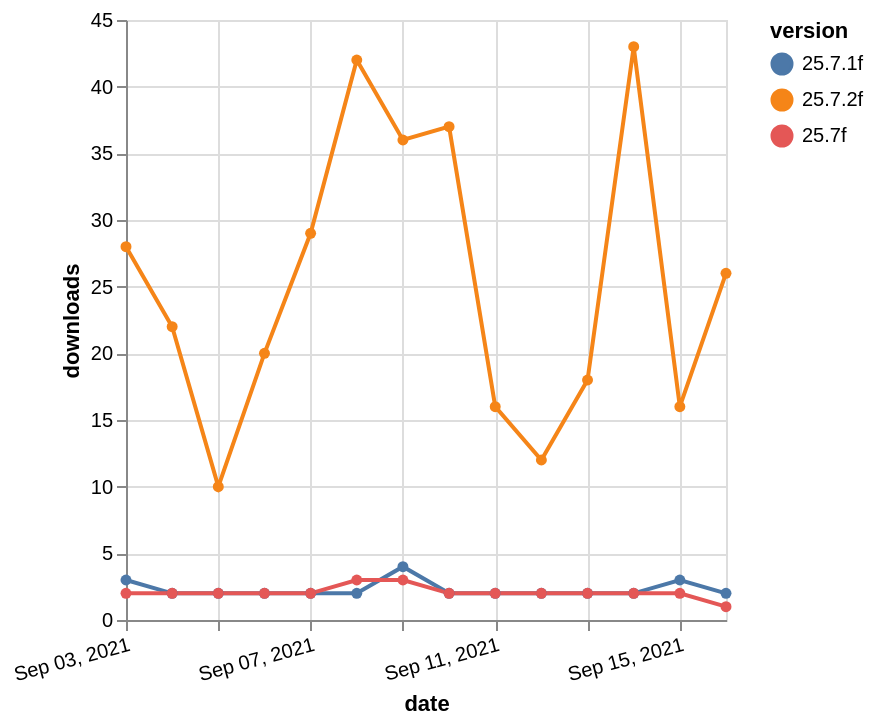

Specify this chart in Vega-Lite:
### Vega-Lite specification from a JSON file in a GitHub repository (floating-point values rounded to 4 significant figures)
{"$schema": "https://vega.github.io/schema/vega-lite/v5.json", "description": "A simple bar chart with embedded data.", "data": {"values": [{"date": "2021-09-03", "total": 5492, "delta": 3, "version": "25.7.1f"}, {"date": "2021-09-04", "total": 5494, "delta": 2, "version": "25.7.1f"}, {"date": "2021-09-05", "total": 5496, "delta": 2, "version": "25.7.1f"}, {"date": "2021-09-06", "total": 5498, "delta": 2, "version": "25.7.1f"}, {"date": "2021-09-07", "total": 5500, "delta": 2, "version": "25.7.1f"}, {"date": "2021-09-08", "total": 5502, "delta": 2, "version": "25.7.1f"}, {"date": "2021-09-09", "total": 5506, "delta": 4, "version": "25.7.1f"}, {"date": "2021-09-10", "total": 5508, "delta": 2, "version": "25.7.1f"}, {"date": "2021-09-11", "total": 5510, "delta": 2, "version": "25.7.1f"}, {"date": "2021-09-12", "total": 5512, "delta": 2, "version": "25.7.1f"}, {"date": "2021-09-13", "total": 5514, "delta": 2, "version": "25.7.1f"}, {"date": "2021-09-14", "total": 5516, "delta": 2, "version": "25.7.1f"}, {"date": "2021-09-15", "total": 5519, "delta": 3, "version": "25.7.1f"}, {"date": "2021-09-16", "total": 5521, "delta": 2, "version": "25.7.1f"}, {"date": "2021-09-03", "total": 1247, "delta": 2, "version": "25.7f"}, {"date": "2021-09-04", "total": 1249, "delta": 2, "version": "25.7f"}, {"date": "2021-09-05", "total": 1251, "delta": 2, "version": "25.7f"}, {"date": "2021-09-06", "total": 1253, "delta": 2, "version": "25.7f"}, {"date": "2021-09-07", "total": 1255, "delta": 2, "version": "25.7f"}, {"date": "2021-09-08", "total": 1258, "delta": 3, "version": "25.7f"}, {"date": "2021-09-09", "total": 1261, "delta": 3, "version": "25.7f"}, {"date": "2021-09-10", "total": 1263, "delta": 2, "version": "25.7f"}, {"date": "2021-09-11", "total": 1265, "delta": 2, "version": "25.7f"}, {"date": "2021-09-12", "total": 1267, "delta": 2, "version": "25.7f"}, {"date": "2021-09-13", "total": 1269, "delta": 2, "version": "25.7f"}, {"date": "2021-09-14", "total": 1271, "delta": 2, "version": "25.7f"}, {"date": "2021-09-15", "total": 1273, "delta": 2, "version": "25.7f"}, {"date": "2021-09-16", "total": 1274, "delta": 1, "version": "25.7f"}, {"date": "2021-09-03", "total": 9840, "delta": 28, "version": "25.7.2f"}, {"date": "2021-09-04", "total": 9862, "delta": 22, "version": "25.7.2f"}, {"date": "2021-09-05", "total": 9872, "delta": 10, "version": "25.7.2f"}, {"date": "2021-09-06", "total": 9892, "delta": 20, "version": "25.7.2f"}, {"date": "2021-09-07", "total": 9921, "delta": 29, "version": "25.7.2f"}, {"date": "2021-09-08", "total": 9963, "delta": 42, "version": "25.7.2f"}, {"date": "2021-09-09", "total": 9999, "delta": 36, "version": "25.7.2f"}, {"date": "2021-09-10", "total": 10036, "delta": 37, "version": "25.7.2f"}, {"date": "2021-09-11", "total": 10052, "delta": 16, "version": "25.7.2f"}, {"date": "2021-09-12", "total": 10064, "delta": 12, "version": "25.7.2f"}, {"date": "2021-09-13", "total": 10082, "delta": 18, "version": "25.7.2f"}, {"date": "2021-09-14", "total": 10125, "delta": 43, "version": "25.7.2f"}, {"date": "2021-09-15", "total": 10141, "delta": 16, "version": "25.7.2f"}, {"date": "2021-09-16", "total": 10167, "delta": 26, "version": "25.7.2f"}]}, "width": "container", "mark": {"type": "line", "point": {"filled": true}}, "encoding": {"x": {"field": "date", "type": "temporal", "timeUnit": "yearmonthdate", "title": "date", "axis": {"labelAngle": -15}}, "y": {"field": "delta", "type": "quantitative", "title": "downloads"}, "color": {"field": "version", "type": "nominal"}, "tooltip": {"field": "delta"}}}
